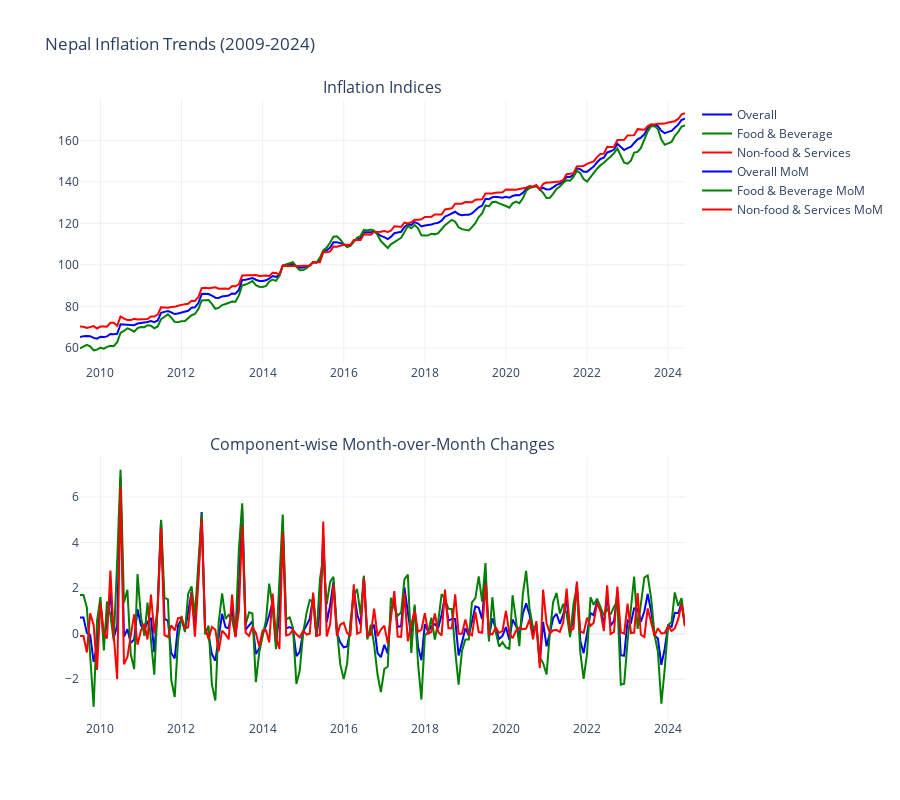

The code cell stored with this chart in its notebook:
### Code cell
# ## 2. Historical Inflation Analysis
def plot_historical_inflation():
    """Plot historical inflation trends with components"""
    fig = make_subplots(
        rows=2, cols=1,
        subplot_titles=['Inflation Indices', 'Component-wise Month-over-Month Changes'],
        vertical_spacing=0.15
    )
    
    # Overall indices
    indices = ['overall_index', 'food_and_beverage', 'non_food_and_services']
    colors = ['blue', 'green', 'red']
    names = ['Overall', 'Food & Beverage', 'Non-food & Services']
    
    for idx, color, name in zip(indices, colors, names):
        fig.add_trace(
            go.Scatter(x=df.index, y=df[idx],
                      name=name, line=dict(color=color)),
            row=1, col=1
        )
    
    # MoM changes
    mom_components = ['overall_index_mom', 'food_and_beverage_mom', 'non_food_and_services_mom']
    
    for component, color, name in zip(mom_components, colors, names):
        fig.add_trace(
            go.Scatter(x=df.index, y=df[component],
                      name=f"{name} MoM", line=dict(color=color)),
            row=2, col=1
        )
    
    fig.update_layout(
        height=800,
        showlegend=True,
        title_text="Nepal Inflation Trends (2009-2024)",
        template="plotly_white"
    )
    
    fig.show()

plot_historical_inflation()

### Figure 1 — Plotly figure (JSON) as saved in the notebook; plotly's stock layout.template omitted (floating-point values rounded to 4 significant figures; data arrays with more than 128 entries replaced by an {"elided": "..."} marker saying what was removed)
{"data": [{"line": {"color": "blue"}, "name": "Overall", "type": "scatter", "x": {"elided": "180 str values"}, "xaxis": "x", "y": {"elided": "180 float values"}, "yaxis": "y"}, {"line": {"color": "green"}, "name": "Food & Beverage", "type": "scatter", "x": {"elided": "180 str values"}, "xaxis": "x", "y": {"elided": "180 float values"}, "yaxis": "y"}, {"line": {"color": "red"}, "name": "Non-food & Services", "type": "scatter", "x": {"elided": "180 str values"}, "xaxis": "x", "y": {"elided": "180 float values"}, "yaxis": "y"}, {"line": {"color": "blue"}, "name": "Overall MoM", "type": "scatter", "x": {"elided": "180 str values"}, "xaxis": "x2", "y": {"elided": "180 float values"}, "yaxis": "y2"}, {"line": {"color": "green"}, "name": "Food & Beverage MoM", "type": "scatter", "x": {"elided": "180 str values"}, "xaxis": "x2", "y": {"elided": "180 float values"}, "yaxis": "y2"}, {"line": {"color": "red"}, "name": "Non-food & Services MoM", "type": "scatter", "x": {"elided": "180 str values"}, "xaxis": "x2", "y": {"elided": "180 float values"}, "yaxis": "y2"}], "layout": {"annotations": [{"font": {"size": 16}, "showarrow": false, "text": "Inflation Indices", "x": 0.5, "xanchor": "center", "xref": "paper", "y": 1, "yanchor": "bottom", "yref": "paper"}, {"font": {"size": 16}, "showarrow": false, "text": "Component-wise Month-over-Month Changes", "x": 0.5, "xanchor": "center", "xref": "paper", "y": 0.425, "yanchor": "bottom", "yref": "paper"}], "height": 800, "showlegend": true, "title": {"text": "Nepal Inflation Trends (2009-2024)"}, "xaxis": {"anchor": "y", "domain": [0, 1]}, "xaxis2": {"anchor": "y2", "domain": [0, 1]}, "yaxis": {"anchor": "x", "domain": [0.575, 1]}, "yaxis2": {"anchor": "x2", "domain": [0, 0.425]}}}
